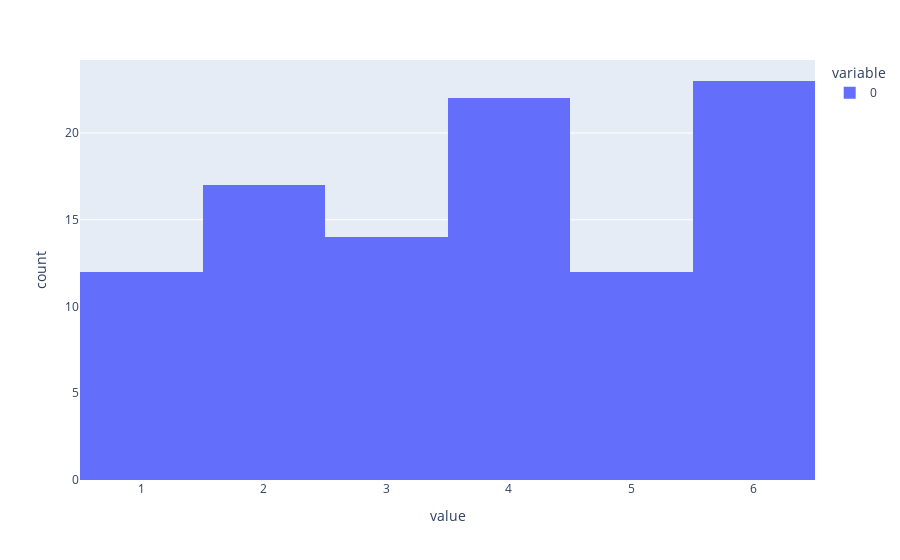

Source (notebook cell):
### Code cell
px.histogram(sorted_rolls_hundred, nbins=10)

### Figure 1 — Plotly figure (JSON) as saved in the notebook; plotly's stock layout.template omitted (floating-point values rounded to 4 significant figures)
{"data": [{"alignmentgroup": "True", "bingroup": "x", "hovertemplate": "variable=0<br>value=%{x}<br>count=%{y}<extra></extra>", "legendgroup": "0", "marker": {"color": "#636efa", "pattern": {"shape": ""}}, "name": "0", "nbinsx": 10, "offsetgroup": "0", "orientation": "v", "showlegend": true, "type": "histogram", "x": [1, 1, 1, 1, 1, 1, 1, 1, 1, 1, 1, 1, 2, 2, 2, 2, 2, 2, 2, 2, 2, 2, 2, 2, 2, 2, 2, 2, 2, 3, 3, 3, 3, 3, 3, 3, 3, 3, 3, 3, 3, 3, 3, 4, 4, 4, 4, 4, 4, 4, 4, 4, 4, 4, 4, 4, 4, 4, 4, 4, 4, 4, 4, 4, 4, 5, 5, 5, 5, 5, 5, 5, 5, 5, 5, 5, 5, 6, 6, 6, 6, 6, 6, 6, 6, 6, 6, 6, 6, 6, 6, 6, 6, 6, 6, 6, 6, 6, 6, 6], "xaxis": "x", "yaxis": "y"}], "layout": {"barmode": "relative", "legend": {"title": {"text": "variable"}, "tracegroupgap": 0}, "margin": {"t": 60}, "xaxis": {"anchor": "y", "domain": [0, 1], "title": {"text": "value"}}, "yaxis": {"anchor": "x", "domain": [0, 1], "title": {"text": "count"}}}}
